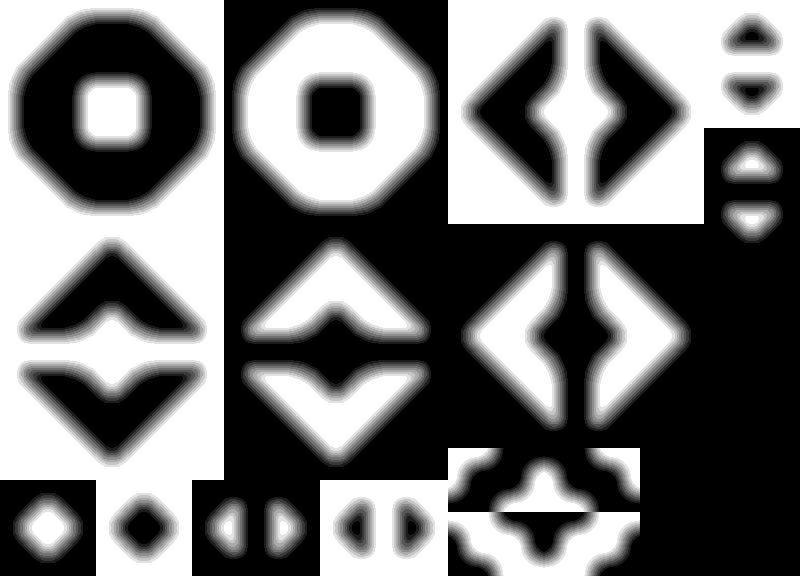

A 2D game scene composited from a Tiled map and its tileset images. What follows is a short description and the map's XML, with every tile layer's data as written:
An orthogonal 25x18 tile map with 32x32 px tiles, 1 tile layer (Capa de Patrones 1).

<map version="1.0" tiledversion="1.1.5" orientation="orthogonal" renderorder="right-down" width="25" height="18" tilewidth="32" tileheight="32" infinite="0" nextobjectid="1">
 <tileset firstgid="1" name="tiles" tilewidth="32" tileheight="32" tilecount="104" columns="1">
  <image source="landh_ref.png" width="32" height="3328" />
 </tileset>
 <layer name="Capa de Patrones 1" width="25" height="18">
  <data encoding="csv">
2,43,23,5,24,44,2,1,37,15,3,16,38,1,2,2,43,55,56,44,2,2,43,83,44,
43,33,35,1,36,34,44,37,31,41,2,42,32,38,2,43,33,71,72,34,44,2,62,97,57,
30,35,7,3,8,36,25,22,41,11,5,12,42,17,43,33,39,26,29,40,34,44,61,99,58,
4,1,6,2,4,1,6,6,2,4,1,6,2,4,86,94,82,90,88,80,92,84,42,85,41,
29,38,10,5,9,37,26,21,44,14,3,13,43,18,42,32,40,25,30,39,31,41,37,79,38,
42,32,38,1,37,31,41,36,34,44,2,43,33,35,2,42,32,76,75,31,41,2,54,101,49,
2,42,28,3,27,41,2,1,36,20,5,19,35,1,2,2,42,60,59,41,2,2,53,103,50,
2,2,43,83,44,2,2,1,1,37,79,38,1,1,1,1,37,47,48,38,1,1,36,81,35,
2,43,33,91,34,44,2,1,37,31,87,32,38,1,1,37,31,63,64,32,38,1,1,1,1,
43,33,39,79,40,34,44,37,31,45,83,46,32,38,37,31,45,18,21,46,32,38,1,1,1,
62,78,27,87,28,73,57,54,70,19,91,20,65,49,82,90,86,94,92,84,88,80,1,1,1,
61,77,24,89,23,74,58,53,69,16,93,15,66,50,36,34,46,17,22,45,33,35,1,1,1,
42,32,40,81,39,31,41,36,34,46,85,45,33,35,1,36,34,68,67,33,35,1,1,1,1,
2,42,32,93,31,41,2,1,36,34,89,33,35,1,1,1,36,52,51,35,1,1,1,1,1,
2,2,42,85,41,2,2,1,1,36,81,35,1,1,11,9,7,8,10,12,1,1,1,1,1,
37,79,38,43,83,44,37,47,48,38,43,55,56,44,9,7,13,14,8,10,1,1,1,1,1,
82,96,80,86,95,84,82,104,102,80,86,100,98,84,12,14,8,7,13,11,1,1,1,1,1,
36,81,35,42,85,41,36,52,51,35,42,60,59,41,10,12,14,13,11,9,1,1,1,1,1
</data>
 </layer>
</map>
